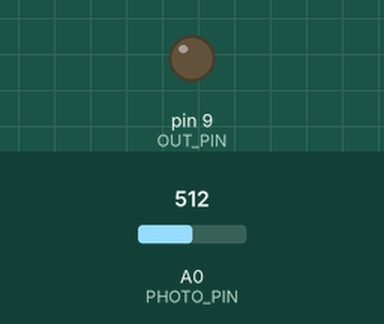
Recording of a sketch running on a simulated Arduino Uno, built with avr-gcc and run on an emulated ATmega328P. On the bench: output pins drawn as LEDs (lit = HIGH). The test bench sets the inputs (shaded band); at power-on: A0 (PHOTO_PIN) = 512. The local clock reads 2024-03-15 10:24:30 at power-on unless the sketch sets it.

Above: at 2.8 s.
2.9 s: A0 (PHOTO_PIN) set to 267
5.6 s: A0 (PHOTO_PIN) set to 231
At 7.4 s:
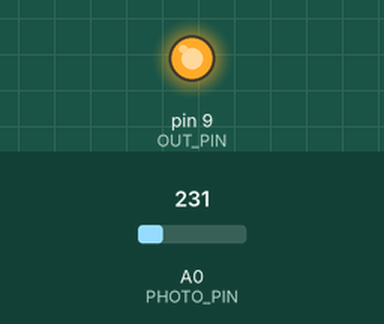
8.3 s: A0 (PHOTO_PIN) set to 281
11.2 s: A0 (PHOTO_PIN) set to 308
At 13.3 s:
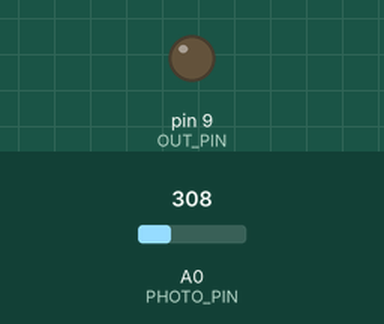
13.9 s: A0 (PHOTO_PIN) set to 240
At 14.9 s:
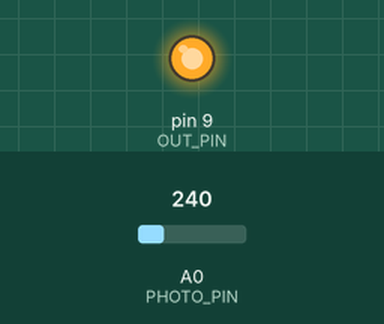
Timing chart, 0 to 16.9 s (numbered marks = the images above; inputs shaded):
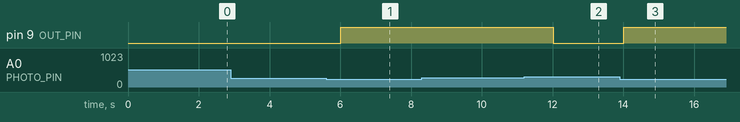

The sketch:

TimeLight.ino
```cpp
#include <TimeLib.h>
#include <Wire.h>
#include <DS1307RTC.h>

//#define WITH_LOG
#define OUT_PIN 9
#define PHOTO_PIN 0
#define DELAY_SECONDS 2
#define LIGHT_LIMIT_ON 250
#define LIGHT_LIMIT_OFF 300

bool onStatus = false;

void setup()  {
#ifdef WITH_LOG
  Serial.begin(9600);
#endif
  setSyncProvider(RTC.get);   // the function to get the time from the RTC
  pinMode(OUT_PIN, OUTPUT);
}

void loop() {
  int hourNow = hour();
  int minNow = minute();

  int testTime = hourNow*60 + minNow;
  bool validStart = (testTime >= (9*60+0));
  bool validEnd = (testTime < (22*60+00));
  bool validTime = validStart && validEnd;

#ifdef WITH_LOG
  Serial.print(hourNow);
  Serial.print(":");
  Serial.print(minNow);
  Serial.print(", ");
  Serial.print(validTime);
  Serial.println();
#endif

  int curLight = analogRead(PHOTO_PIN);
  bool validLight = onStatus ? (curLight < LIGHT_LIMIT_OFF) : (curLight < LIGHT_LIMIT_ON);

#ifdef WITH_LOG
  Serial.print("Photo val: ");
  Serial.print(curLight);
  Serial.print(", ");
  Serial.print(validLight);
  Serial.println();

  Serial.println();
#endif

  if (validTime && validLight) {
    onStatus = true;
    digitalWrite(OUT_PIN, HIGH);
  } else {
    onStatus = false;
    digitalWrite(OUT_PIN, LOW);
  }

  delay(1000 * DELAY_SECONDS);
}
```

Measured:
- the behaviour switches between 250 and 249 on A0 (PHOTO_PIN) (found by bisection; images 0 and 1)
- the behaviour switches between 299 and 300 on A0 (PHOTO_PIN) (found by bisection; images 1 and 2)
- after the input at 2.9 s, every drawn part: stays the same
- after the input at 5.6 s, pin 9 (OUT_PIN): LOW → HIGH after 0.41 s
- after the input at 8.3 s, every drawn part: stays the same
- after the input at 11.2 s, pin 9 (OUT_PIN): HIGH → LOW after 0.81 s
- after the input at 13.9 s, pin 9 (OUT_PIN): LOW → HIGH after 0.11 s
